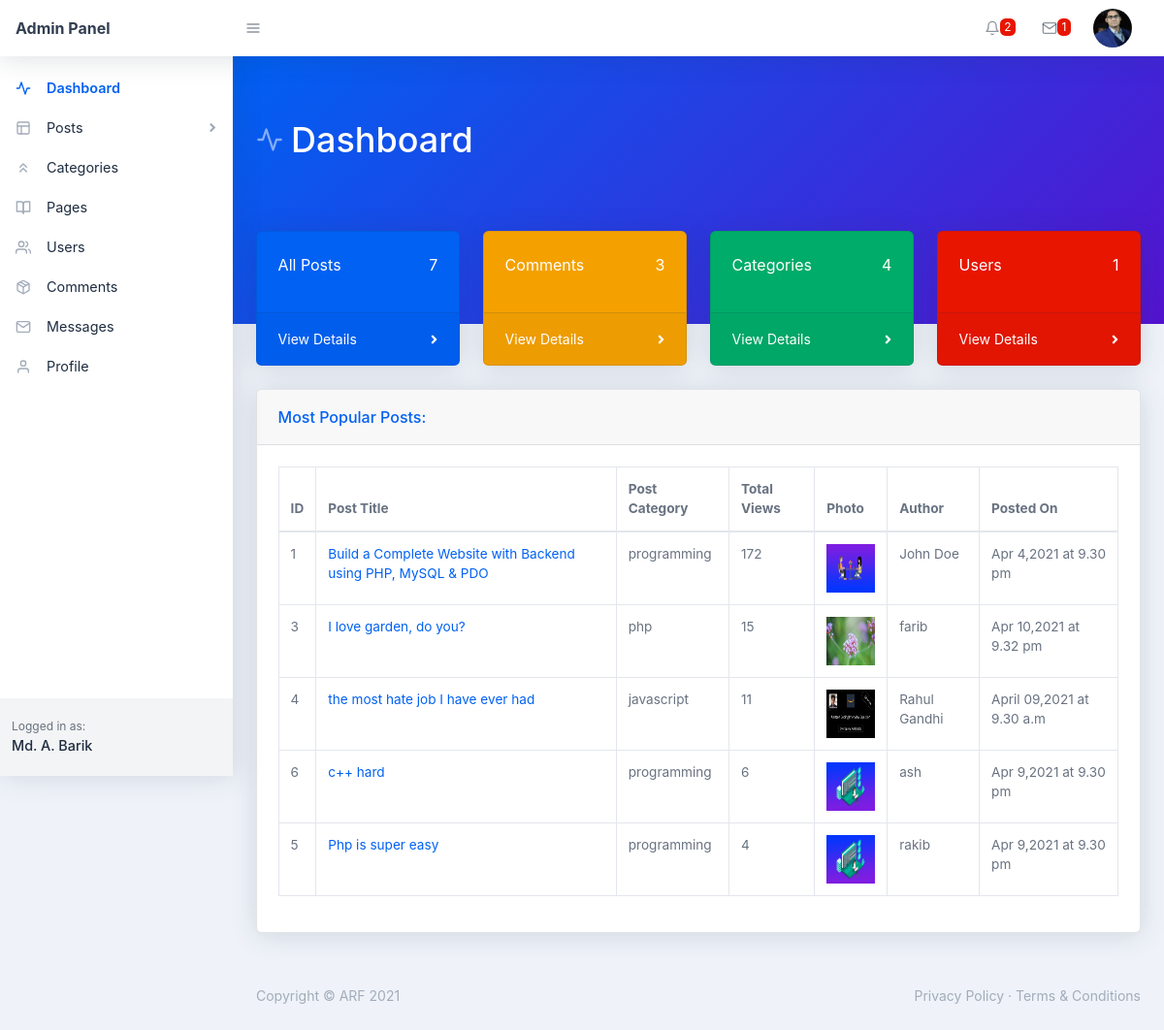
Screenshot of /backend/index.php (signed in) with the database file from the repository.
### tables this page shows
CREATE TABLE `users` (
  `user_id` int(11) NOT NULL,
  `user_name` varchar(255) NOT NULL,
  `user_nickname` varchar(255) NOT NULL,
  `user_email` varchar(255) NOT NULL,
  `user_password` varchar(255) NOT NULL,
  `user_photo` text NOT NULL,
  `registered_on` varchar(255) NOT NULL,
  `user_role` varchar(255) NOT NULL DEFAULT 'Subscriber'
);

CREATE TABLE `posts` (
  `post_id` int(11) NOT NULL,
  `post_title` varchar(255) NOT NULL,
  `post_detail` text NOT NULL,
  `post_category_id` int(11) NOT NULL,
  `post_image` text NOT NULL,
  `post_date` varchar(255) NOT NULL,
  `post_status` varchar(255) NOT NULL DEFAULT 'Published',
  `post_author` varchar(255) NOT NULL,
  `post_views` int(11) NOT NULL DEFAULT 0,
  `post_comment_count` int(11) NOT NULL DEFAULT 0,
  `post_tags` text NOT NULL
);

CREATE TABLE `categories` (
  `category_id` int(11) NOT NULL,
  `category_name` varchar(255) NOT NULL,
  `category_total_posts` int(11) NOT NULL,
  `total_post_views` int(11) NOT NULL,
  `category_status` varchar(11) NOT NULL DEFAULT 'Published',
  `created_on` varchar(255) NOT NULL,
  `created_by` varchar(155) NOT NULL
);

### backend/index.php (the view, shortened to what this page needs)
<?php require_once('./includes/header.php'); ?>
    <body class="nav-fixed">
        <?php require_once('./includes/top-navbar.php'); ?>
        <div id="layoutSidenav">
            <div id="layoutSidenav_nav">
                <?php
                    require_once("./includes/left-sidebar.php");
                ?>
            </div>
            <div id="layoutSidenav_content">
                <main>
                    <div class="page-header pb-10 page-header-dark bg-gradient-primary-to-secondary">
                        <div class="container-fluid">
                            <div class="page-header-content">
                                <h1 class="page-header-title">
                                    <div class="page-header-icon"><i data-feather="activity"></i></div>
                                    <span>Dashboard</span>
                                </h1>
                            </div>
                        </div>
                    </div>
                    <div class="container-fluid mt-n10">
                    <div class="row">
                        <div class="col-xl-3 col-md-6">
                            <div class="card bg-primary text-white mb-4">
                                <div class="card-body d-flex align-items-center justify-content-between">
                                     <p>All Posts</p>
                                    <?php
                                        $sql = "SELECT * FROM posts WHERE post_status = :status";
                                        $stmt = $pdo->prepare($sql);
                                        $stmt->execute([':status' => 'Published']);
                                        $post_count = $stmt->rowCount();
                                    ?>
                                    <p><?php echo $post_count; ?></p>
                                </div>
                                <div class="card-footer d-flex align-items-center justify-content-between">
                                    <a class="small text-white stretched-link" href="all-post.php">View Details</a>
                                    <div class="small text-white"><i class="fas fa-angle-right"></i></div>
                                </div>
                            </div>
                        </div>
                        <div class="col-xl-3 col-md-6">
                            <div class="card bg-warning text-white mb-4">
                                <div class="card-body d-flex align-items-center justify-content-between">
                                    <p>Comments</p>
                                    <?php
                                        $sql = "SELECT * FROM comments";
                                        $stmt = $pdo->prepare($sql);
                                        $stmt->execute();
                                        $comment_count = $stmt->rowCount();
                                    ?>
                                    <p><?php echo $comment_count; ?></p>
                                </div>
                                <div class="card-footer d-flex align-items-center justify-content-between">
                                    <a class="small text-white stretched-link" href="comments.php">View Details</a>
                                    <div class="small text-white"><i class="fas fa-angle-right"></i></div>
                                </div>
                            </div>
                        </div>
                        <div class="col-xl-3 col-md-6">
                            <div class="card bg-success text-white mb-4">
                                <div class="card-body d-flex align-items-center justify-content-between">
                                    <p>Categories</p>
                                    <?php
                                        $sql = "SELECT * FROM categories";
                                        $stmt = $pdo->prepare($sql);
                                        $stmt->execute();
                                        $category_count = $stmt->rowCount();
                                    ?>
                                    <p><?php echo $category_count; ?></p>
                                </div>
                                <div class="card-footer d-flex align-items-center justify-content-between">
                                    <a class="small text-white stretched-link" href="categories.php">View Details</a>
                                    <div class="small text-white"><i class="fas fa-angle-right"></i></div>
                                </div>
                            </div>
                        </div>
                        <div class="col-xl-3 col-md-6">
                            <div class="card bg-danger text-white mb-4">
                                <div class="card-body d-flex align-items-center justify-content-between">
                                    <p>Users</p>
                                    <?php
                                        $sql = "SELECT * FROM users";
                                        $stmt = $pdo->prepare($sql);
                                        $stmt->execute();
                                        $user_count = $stmt->rowCount();
                                    ?>
                                    <p><?php echo $user_count; ?></p>
                                </div>
                                <div class="card-footer d-flex align-items-center justify-content-between">
                                    <a class="small text-white stretched-link" href="users.php">View Details</a>
                                    <div class="small text-white"><i class="fas fa-angle-right"></i></div>
                                </div>
                            </div>
                        </div>
                    </div>
                        <div class="card mb-4">
                            <div class="card-header">Most Popular Posts:</div>
                            <div class="card-body">
                                <div class="datatable table-responsive">
                                    <table class="table table-bordered table-hover" id="dataTable" width="100%" cellspacing="0">
                                        <thead>
                                            <tr>
                                                <th>ID</th>
                                                <th>Post Title</th>
                                                <th>Post Category</th>
                                                <th>Total Views</th>
                                                <th>Photo</th>
                                                <th>Author</th>
                                                <th>Posted On</th>
                                            </tr>
                                        </thead>
                                        <tbody>
                                         <?php
                                                $sql = "SELECT * FROM posts WHERE post_status = :status ORDER BY post_views DESC LIMIT 0, 5";
                                                $stmt = $pdo->prepare($sql);
                                                $stmt->execute([
                                                    ':status' => 'Published'
                                                ]);
                                                while($posts = $stmt->fetch(PDO::FETCH_ASSOC)) {
                                                    $post_id = $posts['post_id'];
                                                    $post_title = $posts['post_title'];
                                                    $post_views = $posts['post_views'];
                                                    $post_image = $posts['post_image'];
                                                    $post_date = $posts['post_date'];
                                                    $post_author = $posts['post_author'];
                                                    $post_category_id = $posts['post_category_id'];
                                                    $sql1 = "SELECT * FROM categories WHERE category_id = :id";
                                                    $stmt1 = $pdo->prepare($sql1);
                                                    $stmt1->execute([':id'=>$post_category_id]);
                                                    $category = $stmt1->fetch(PDO::FETCH_ASSOC);
                                                    $category_title = $category['category_name']; ?>
                                                        <tr>
                                                            <td><?php echo $post_id; ?></td>
                                                            <td>
                                                                <a href="../single.php?post_id=<?php echo $post_id; ?>" target="_blank">
                                                                    <?php echo $post_title; ?>
                                                                </a>
                                                            </td>
                                                            <td><?php echo $category_title; ?></td>
                                                            <td><?php echo $post_views; ?></td>
                                                            <td><img src="../img/<?php echo $post_image; ?>" height="50" width="50"></td>
                                                            <td><?php echo $post_author; ?></td>
                                                            <td><?php echo $post_date; ?></td>
                                                        </tr>
                                                <?php }
                                            ?>
                                        </tbody>
                                    </table>
                                </div>
                            </div>
                        </div>
                    </div>
                </main>
<?php require_once('./includes/footer.php'); ?>

### backend/includes/top-navbar.php (shortened to what this page needs)
<nav class="topnav navbar navbar-expand shadow navbar-light bg-white" id="sidenavAccordion">
    <a class="navbar-brand d-none d-sm-block" href="index.php">Admin Panel</a><button class="btn btn-icon btn-transparent-dark order-1 order-lg-0 mr-lg-2" id="sidebarToggle" href="#"><i data-feather="menu"></i></button>
    <ul class="navbar-nav align-items-center ml-auto">
        <li class="nav-item dropdown no-caret mr-3 dropdown-notifications">
            <a class="btn btn-icon btn-transparent-dark dropdown-toggle" id="navbarDropdownAlerts" href="#" role="button" data-toggle="dropdown" aria-haspopup="true" aria-expanded="false">
                <i data-feather="bell"></i>
                <span class="badge badge-red">2</span>
            </a>
        </li>
        <li class="nav-item dropdown no-caret mr-3 dropdown-notifications">
            <a class="btn btn-icon btn-transparent-dark dropdown-toggle" id="navbarDropdownMessages" href="#" role="button" data-toggle="dropdown" aria-haspopup="true" aria-expanded="false">
                <i data-feather="mail"></i>
                <span class="badge badge-red">1</span>
            </a>
        </li>
        <?php
            if(isset($_COOKIE['_uid_'])) {
                $user_id = base64_decode($_COOKIE['_uid_']);
            } else if(isset($_SESSION['user_id'])) {
                $user_id = $_SESSION['user_id'];
            } else {
                $user_id = -1;
            }
            $sql = "SELECT * FROM users WHERE user_id = :id";
            $stmt = $pdo->prepare($sql);
            $stmt->execute([
                ':id' => $user_id
            ]);
            $user = $stmt->fetch(PDO::FETCH_ASSOC);
            $user_photo = $user['user_photo'];
        ?>
        <li class="nav-item dropdown no-caret mr-3 dropdown-user">
            <a class="btn btn-icon btn-transparent-dark dropdown-toggle" id="navbarDropdownUserImage" href="javascript:void(0);" role="button" data-toggle="dropdown" aria-haspopup="true" aria-expanded="false"><img class="img-fluid" src="./assets/img/<?php echo $user_photo; ?>"/></a>
        </li>
    </ul>
</nav>

### rows the page displays
users: user_photo (picture)
posts: post_id "1", post_title "Build a Complete Website with Backend using PHP, MySQL & PDO", categories.category_name "programming", post_views "172", post_image (picture), post_author "John Doe", post_date "Apr 4,2021 at 9.30 pm"
posts: post_id "3", post_title "I love garden, do you?", categories.category_name "php", post_views "15", post_image (picture), post_author "farib", post_date "Apr 10,2021 at 9.32 pm"
posts: post_id "4", post_title "the most hate job I have ever had", categories.category_name "javascript", post_views "11", post_image (picture), post_author "Rahul Gandhi", post_date "April 09,2021 at 9.30 a.m"
posts: post_id "6", post_title "c++ hard", categories.category_name "programming", post_views "6", post_image (picture), post_author "ash", post_date "Apr 9,2021 at 9.30 pm"
posts: post_id "5", post_title "Php is super easy", categories.category_name "programming", post_views "4", post_image (picture), post_author "rakib", post_date "Apr 9,2021 at 9.30 pm"

### other values shown
$post_count "7"
$comment_count "3"
$category_count "4"
$user_count "1"
